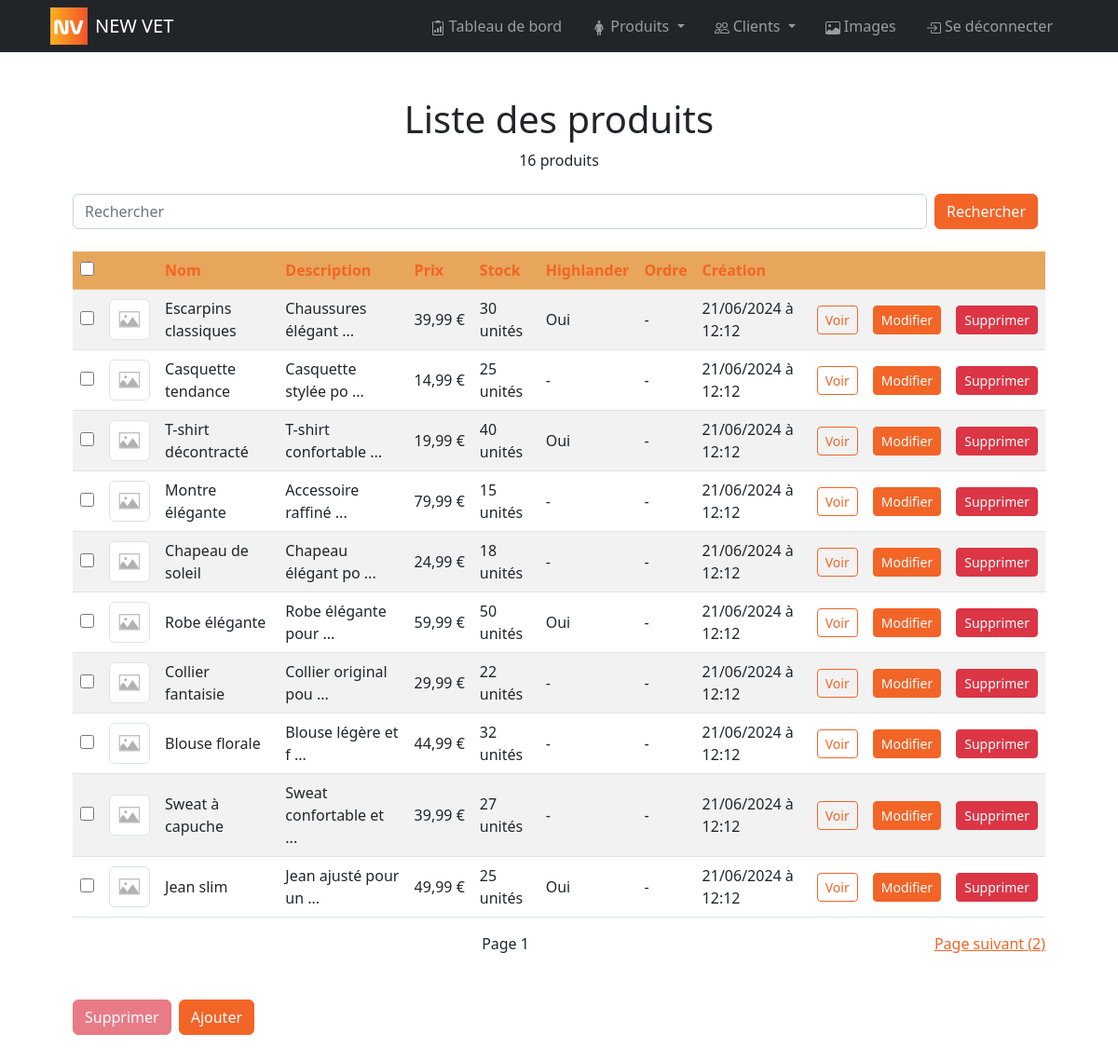
Page /bo/pages/products/index.php (signed in) on the committed database.
### tables this page shows
CREATE TABLE product(
        slug VARCHAR (50) NOT NULL UNIQUE,
        name VARCHAR (50) NOT NULL,
        description VARCHAR (1000),
        is_highlander BOOLEAN NOT NULL DEFAULT 0,
        sort_order INT,
        price FLOAT NOT NULL DEFAULT 0,
        stock_quantity INT NOT NULL DEFAULT 0,
        is_deleted BOOLEAN NOT NULL DEFAULT 0,
        created_at DATETIME NOT NULL DEFAULT NOW(),
        CONSTRAINT product_PK PRIMARY KEY (slug)
);

### controllers/product.php (called while the page is built, shortened)
<?php
function getProducts($categories = array(), $materials = array(), $search = null, $is_highlander = false, $exclude = array(), $include = array(), $sort =  array(array('order' => 'ASC', 'order_by' => 'sort_order'), array('order' => 'DESC', 'order_by' => 'stock_quantity')), $offset = null, $per_page = 10)
{
    $sql = "SELECT DISTINCT product.* FROM product
    LEFT JOIN product_category ON product_category.product_slug = product.slug
    LEFT JOIN category ON product_category.category_slug = category.slug
    LEFT JOIN product_material ON product_material.product_slug = product.slug
    LEFT JOIN material ON product_material.material_slug = material.slug";
    $sql .= " WHERE 1 = 1";
    $sql .= " AND product.is_deleted = 0";
    if ($sort) {
        $sql .= " ORDER BY ";
        foreach ($sort as $key => $value) {
            $sql .= "COALESCE(product." . $value['order_by'] . ", 9999999) " . strtoupper($value['order']);
        }
    }
    if ($per_page) $sql .= " LIMIT :per_page";
    $params = array();
    if ($per_page) $params[":per_page"] = $per_page;
    $result = Database::queryAll($sql, $params);
    return $result['data'];
}
function getProductsCount($categories = array(), $materials = array(), $search = null, $is_highlander = false, $exclude = array(), $include = array())
{
    $sql = "SELECT COUNT(DISTINCT product.slug) as count FROM product
    LEFT JOIN product_category ON product_category.product_slug = product.slug
    LEFT JOIN category ON product_category.category_slug = category.slug
    LEFT JOIN product_material ON product_material.product_slug = product.slug
    LEFT JOIN material ON product_material.material_slug = material.slug";
    $sql .= " WHERE 1 = 1";
    $sql .= " AND product.is_deleted = 0";
    $params = array();
    $result = Database::queryOne($sql, $params);
    return $result['data']['count'];
}

### utils/database.php (called while the page is built, shortened)
<?php
class Database
{
    private static $dbHost = DB_HOST;
    private static $dbName = DB_NAME;
    private static $dbUser = DB_USER;
    private static $dbPass = DB_PASSWORD;
    private static $forcedStringParams = array(':email', ':password', ':token', ':code', ':name', ':libelle');
    private static $forcedIntParams = array(':per_page', ':offset', ':customer_id', ':admin_id');
    private static $forcedBoolParams = array(':is_deleted');
    private static $connection = null;
    private static function connect()
    {
        if (self::$connection === null) {
            try {
                self::$connection = new PDO("mysql:host=" . self::$dbHost . ";dbname=" . self::$dbName, self::$dbUser, self::$dbPass);
                self::$connection->setAttribute(PDO::ATTR_ERRMODE, PDO::ERRMODE_EXCEPTION);
            } catch (PDOException $e) {
                if (defined('APP_DEBUG') && APP_DEBUG) die("Erreur lors de la connexion à la base de données: " . $e->getMessage());
            }
        }
    }
    public static function queryAll(string $query, array $params = array())
    {
        $data = array();
        $success = true;
        $error = null;
        try {
            $statement = self::$connection->prepare($query);
            foreach ($params as $key => $value) {
                if (is_int($value) || in_array($key, self::$forcedIntParams)) {
                    $statement->bindValue($key, $value, PDO::PARAM_INT);
                } elseif (is_bool($value) || in_array($key, self::$forcedBoolParams)) {
                    $statement->bindValue($key, $value, PDO::PARAM_BOOL);
                } elseif (is_string($value) || in_array($key, self::$forcedStringParams)) {
                    $statement->bindValue($key, htmlspecialchars($value), PDO::PARAM_STR);
                } elseif (is_null($value)) {
                    $statement->bindValue($key, $value, PDO::PARAM_NULL);
                } else {
                    $statement->bindValue($key, $value);
                }
            }
            $statement->execute();
            $data = $statement->fetchAll(PDO::FETCH_ASSOC);
        } catch (PDOException $e) {
            $success = false;
            $error = $e->getMessage();
            self::handleError($query, $params, $error);
        }
        return array(
            'success' => $success,
            'data' => $data,
            'error' => $error
        );
    }
    public static function queryOne(string $query, array $params = array())
    {
        $data = array();
        $success = true;
        $error = null;
        try {
            $statement = self::$connection->prepare($query);
            foreach ($params as $key => $value) {
                if (is_int($value) || in_array($key, self::$forcedIntParams)) {
                    $statement->bindValue($key, $value, PDO::PARAM_INT);
                } elseif (is_bool($value) || in_array($key, self::$forcedBoolParams)) {
                    $statement->bindValue($key, $value, PDO::PARAM_BOOL);
                } elseif (is_string($value) || in_array($key, self::$forcedStringParams)) {
                    $statement->bindValue($key, htmlspecialchars($value), PDO::PARAM_STR);
                } elseif (is_null($value)) {
                    $statement->bindValue($key, $value, PDO::PARAM_NULL);
                } else {
                    $statement->bindValue($key, $value);
                }
            }
            $statement->execute();
            $data = $statement->fetch(PDO::FETCH_ASSOC);
        } catch (PDOException $e) {
            $success = false;
            $error = $e->getMessage();
            self::handleError($query, $params, $error);
        }
        return array(
            'success' => $success,
            'data' => $data,
            'error' => $error
        );
    }
}

### controllers/image.php (called while the page is built, shortened)
<?php
function getFirstImagePathFromProduct($product_slug)
{
    $sql = "SELECT * FROM image, product_image
    WHERE image.slug = product_image.image_slug
    AND product_image.product_slug = :product_slug
    AND image.is_deleted = 0
    ORDER BY sort_order ASC
    LIMIT 1;";
    $params = array(":product_slug" => $product_slug);
    $result = Database::queryOne($sql, $params);
    return $result['data']['path'];
}

### helpers/image_or_placeholder.php (called while the page is built)
<?php
function image_or_placeholder($img_path, $full_placeholder_path = 'assets/img/default-img.webp')
{
    $full_img_path = APP_UPLOAD_PATH . $img_path;
    $full_img_url = APP_UPLOAD_URL . $img_path;
    if ($img_path && file_exists($full_img_path)) {
        return $full_img_url;
    } else {
        return APP_URL . $full_placeholder_path;
    }
}

### helpers/three_dots_string.php (called while the page is built)
<?php
function three_dots_string(string $txt, int $max = 100)
{
    if (strlen($txt) > $max) return substr($txt, 0, $max) . ' ...';
    return $txt;
}

### helpers/float_to_price.php (called while the page is built)
<?php
function float_to_price($float) {
    $price = number_format($float, 2, ',', ' ') . '&nbsp;€';
    return $price;
}

### helpers/fr_datetime.php (called while the page is built)
<?php
function fr_datetime($inputDate) {
    $dateTime = new DateTime($inputDate);
    $formattedDate = $dateTime->format('d/m/Y à H:i');
    return $formattedDate;
}

### bo/pages/products/index.php (the view, shortened to what this page needs)
<?php
include_once APP_PATH . "controllers/product.php";
include_once APP_PATH . "helpers/fr_datetime.php";
include_once APP_PATH . "helpers/three_dots_string.php";
include_once APP_PATH . "helpers/float_to_price.php";
include_once APP_PATH . "controllers/image.php";
$search = isset($_GET['search']) ? $_GET['search'] : null;
$order_by = isset($_GET['order_by']) ? $_GET['order_by'] : 'created_at';
$order = isset($_GET['order']) && $_GET['order'] == 'desc' ? 'DESC' : 'ASC';
$page = isset($_GET['page']) ? $_GET['page'] : 1;
$new_order = $order == 'DESC' ? 'asc' : 'desc';
$sort = array(array('order' => $order, 'order_by' => $order_by));
$products_count = getProductsCount(null, null, $search, null, null, null);
$per_page = 10;
$offset = ($page - 1) * $per_page;
$maxPage = ceil($products_count / $per_page);
$products = getProducts(null, null, $search, false, null, null, $sort, $offset, $per_page);
?>
<!DOCTYPE html>
<html lang="fr">
<head>
    <link href="<?= APP_URL ?>bo/style/bootstrap.css" rel="stylesheet">
    <link href="<?= APP_URL ?>bo/style/main.css" rel="stylesheet">
</head>
<body>
    <?php include_once APP_PATH . "bo/partials/header.php"; ?>
    <div class="container p-4 p-lg-5">
        <h1 class="text-center">Liste des produits</h1>
        <p class="text-center"><?= $products_count ?> produit<?php if ($products_count > 1) : ?>s<?php endif; ?></p>
        <form class="d-flex justify-content-between my-4" method="GET">
            <input class="form-control mr-sm-2" id="search" type="search" placeholder="Rechercher" aria-label="Search" name="search" value="<?= $search ?>">
            <button class="btn btn-primary mx-2 my-sm-0" type="submit">Rechercher</button>
        </form>
        <table class="table table-striped">
            <thead>
                <tr class="table-primary">
                    <th scope='col' colspan='1'><input type="checkbox" onclick="toggleAll()"></th>
                    <th scope='col' colspan='1'>&nbsp;</th>
                    <th scope='col'><a class="text-decoration-none" href="?search=<?= $search ?>&page=<?= $page ?>&order_by=name&order=<?= $new_order ?>">Nom</a></th>
                    <th scope='col'><a class="text-decoration-none" href="?search=<?= $search ?>&page=<?= $page ?>&order_by=description&order=<?= $new_order ?>">Description</a></th>
                    <th scope='col'><a class="text-decoration-none" href="?search=<?= $search ?>&page=<?= $page ?>&order_by=price&order=<?= $new_order ?>">Prix</a></th>
                    <th scope='col'><a class="text-decoration-none" href="?search=<?= $search ?>&page=<?= $page ?>&order_by=stock_quantity&order=<?= $new_order ?>">Stock</a></th>
                    <th scope='col'><a class="text-decoration-none" href="?search=<?= $search ?>&page=<?= $page ?>&order_by=is_highlander&order=<?= $new_order ?>">Highlander</a></th>
                    <th scope='col'><a class="text-decoration-none" href="?search=<?= $search ?>&page=<?= $page ?>&order_by=sort_order&order=<?= $new_order ?>">Ordre</a></th>
                    <th scope='col'><a class="text-decoration-none" href="?search=<?= $search ?>&page=<?= $page ?>&order_by=created_at&order=<?= $new_order ?>">Création</a></th>
                    <th scope='col' colspan='3'>&nbsp;</th>
                </tr>
            </thead>
            <tbody>
                <?php
                foreach ($products as $product) {
                ?>
                    <tr class="align-middle">
                        <td><input id="product_<?= $product['slug'] ?>" type="checkbox" name="selected_products[]" value="<?= $product['slug'] ?>"></td>
                        <td>
                            <?php
                            $dbImgPath = getFirstImagePathFromProduct($product['slug']);
                            ?>
                            <img src="<?= image_or_placeholder($dbImgPath ? $dbImgPath : '') ?>  " class="img-thumbnail" width="100">
                        </td>
                        <td><?= $product['name'] ?></td>
                        <td><?= three_dots_string($product['description'], 20) ?></td>
                        <td><?= float_to_price($product['price']) ?></td>
                        <?php if ($product['stock_quantity'] > 0) : ?>
                            <td><?= $product['stock_quantity'] ?> unités</td>
                        <?php else : ?>
                            <td class="text-danger">Rupture</td>
                        <?php endif; ?>
                        <td><?= $product['is_highlander'] == 1 ? 'Oui' : '-' ?></td>
                        <td><?= $product['sort_order'] ? $product['sort_order'] : '-' ?></td>
                        <td><?= fr_datetime($product['created_at']) ?></td>
                        <td><a href="<?= FRONT_URL ?>produits/<?= $product['slug'] ?>" class="btn btn-outline-primary btn-sm" target="_blank">Voir</a></td>
                        <td><a href="<?= APP_URL ?>bo/pages/products/modify_product.php?slug=<?= $product['slug'] ?>" class="btn btn-primary btn-sm">Modifier</a></td>
                        <td><a href="<?= APP_URL ?>bo/pages/products/delete_product.php?slug=<?= $product['slug'] ?>" class="btn btn-danger btn-sm">Supprimer</a></td>
                    </tr>
                <?php
                }
                ?>
            </tbody>
        </table>
        <div class="d-flex justify-content-between my-2">
            <?php if ($page > 1) : ?>
                <a href="?search=<?= $search ?>&page=<?= $page - 1 ?>&order_by=<?= $order_by ?>&order=<?= $order ?>">Page précédent (<?= $page - 1 ?>)</a>
            <?php else : ?>
                <span>&nbsp;</span>
            <?php endif; ?>
            <span>Page <?= $page ?></span>
            <?php if ($page < $maxPage) : ?>
                <a href="?search=<?= $search ?>&page=<?= $page + 1 ?>&order_by=<?= $order_by ?>&order=<?= $order ?>">Page suivant (<?= $page + 1 ?>)</a>
            <?php else : ?>
                <span>&nbsp;</span>
            <?php endif; ?>
        </div>
        <div class="d-flex justify-content-start gap-2 my-5">
            <button id="delete-products" class="btn btn-danger" disabled onclick="deleteSelectedProducts()">Supprimer</button>
            <a href="<?= APP_URL ?>bo/pages/products/create_product.php" class="btn btn-primary">Ajouter</a>
        </div>
    </div>
</body>
</html>

### bo/style/main.css (style rules this page uses)
:root { --primary: #F1452B; --secondary: #FEBD21; }
input[type="checkbox"] { accent-color: var(--primary); width: 15px; height: 15px; }

### rows in the picture
product: name "Escarpins classiques", description "Chaussures élégant ...", price "39,99 €", stock_quantity "30", is_highlander "Oui", created_at "21/06/2024 à 12:12"
product: name "Casquette tendance", description "Casquette stylée po ...", price "14,99 €", stock_quantity "25", created_at "21/06/2024 à 12:12"
product: name "T-shirt décontracté", description "T-shirt confortable ...", price "19,99 €", stock_quantity "40", is_highlander "Oui", created_at "21/06/2024 à 12:12"
product: name "Montre élégante", description "Accessoire raffiné ...", price "79,99 €", stock_quantity "15", created_at "21/06/2024 à 12:12"
product: name "Chapeau de soleil", description "Chapeau élégant po ...", price "24,99 €", stock_quantity "18", created_at "21/06/2024 à 12:12"
product: name "Robe élégante", description "Robe élégante pour ...", price "59,99 €", stock_quantity "50", is_highlander "Oui", created_at "21/06/2024 à 12:12"
product: name "Collier fantaisie", description "Collier original pou ...", price "29,99 €", stock_quantity "22", created_at "21/06/2024 à 12:12"
product: name "Blouse florale", description "Blouse légère et f ...", price "44,99 €", stock_quantity "32", created_at "21/06/2024 à 12:12"
product: name "Sweat à capuche", description "Sweat confortable et ...", price "39,99 €", stock_quantity "27", created_at "21/06/2024 à 12:12"
product: name "Jean slim", description "Jean ajusté pour un ...", price "49,99 €", stock_quantity "25", is_highlander "Oui", created_at "21/06/2024 à 12:12"

### other values in the picture
APP_NAME "NEW VET"
$products_count "16"
$page "1"
$page + 1 "2"
